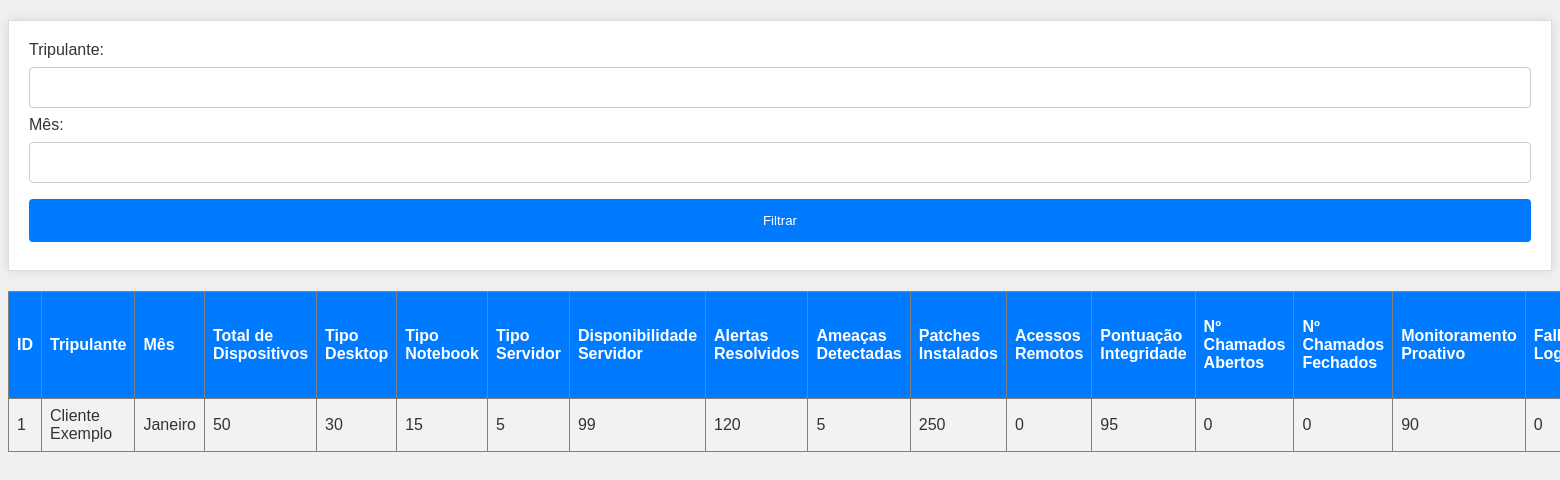
/dados_dash/consulta.php, run on the app's committed database.
### tables this page shows
CREATE TABLE IF NOT EXISTS `tabela_dados_tsi` (
  `id` INT AUTO_INCREMENT PRIMARY KEY,
  `tripulante` VARCHAR(255) NOT NULL COMMENT 'Nome do cliente',
  `mes` VARCHAR(20) NOT NULL COMMENT 'Mês do relatório',
  `ano` INT NOT NULL COMMENT 'Ano do relatório',

   
  `pontuacao_integridade` INT DEFAULT 0 COMMENT 'Pontuação de integridade (0-100)',
  `monitoramento_proativo` INT DEFAULT 0 COMMENT 'Score de monitoramento proativo',
  `disponibilidade_servidor` INT DEFAULT 0 COMMENT 'Disponibilidade do servidor (%)',
  `falha_logon` INT DEFAULT 0 COMMENT 'Número de falhas de logon',

   
  `cobertura_antivirus` INT DEFAULT 0 COMMENT 'Cobertura de antivírus (%)',
  `cobertura_atualizacao_patches` INT DEFAULT 0 COMMENT 'Cobertura de patches (%)',
  `cobertura_web_protection` INT DEFAULT 0 COMMENT 'Cobertura web protection (%)',

   
  `total_dispositivos` INT DEFAULT 0 COMMENT 'Total de dispositivos monitorados',
  `tipo_desktop` INT DEFAULT 0 COMMENT 'Número de desktops',
  `tipo_notebook` INT DEFAULT 0 COMMENT 'Número de notebooks',
  `tipo_servidor` INT DEFAULT 0 COMMENT 'Número de servidores',

   
  `alertas_resolvidos` INT DEFAULT 0 COMMENT 'Número de alertas resolvidos',
  `ameacas_detectadas` INT DEFAULT 0 COMMENT 'Número de ameaças detectadas',
  `patches_instalados` INT DEFAULT 0 COMMENT 'Número de patches instalados',
  `acessos_remotos` INT DEFAULT 0 COMMENT 'Número de acessos remotos',

   
  `web_protection_filtradas_bloqueadas` INT DEFAULT 0 COMMENT 'Páginas filtradas/bloqueadas',
  `web_protection_mal_intencionadas_bloqueadas` INT DEFAULT 0 COMMENT 'Páginas mal-intencionadas bloqueadas',

   
  `bkp_completo` INT DEFAULT 0 COMMENT 'Backups completos',
  `bkp_com_erro` INT DEFAULT 0 COMMENT 'Backups com erro',
  `bkp_com_falha` INT DEFAULT 0 COMMENT 'Backups com falha',

   
  `num_chamados_abertos` INT DEFAULT 0 COMMENT 'Número de chamados abertos',
  `num_chamados_fechados` INT DEFAULT 0 COMMENT 'Número de chamados fechados',

   
  `status` VARCHAR(20) DEFAULT 'ativo' COMMENT 'Status: ativo ou arquivado',
  `created_at` TIMESTAMP DEFAULT CURRENT_TIMESTAMP,
  `updated_at` TIMESTAMP DEFAULT CURRENT_TIMESTAMP ON UPDATE CURRENT_TIMESTAMP,

   
  INDEX idx_tripulante (`tripulante`),
  INDEX idx_ano_mes (`ano`, `mes`),
  INDEX idx_status (`status`),
  INDEX idx_created_at (`created_at`),
  UNIQUE KEY unique_registro (`tripulante`, `mes`, `ano`)
);

### dados_dash/consulta.php (the view, shortened to what this page needs)
<?php
$servidor = "localhost";
$usuario = "somaxi";
$senha = "S0m4x1@193";
$banco_de_dados = "dados_tripulantes_tsi";
$conn = new mysqli($servidor, $usuario, $senha, $banco_de_dados);
echo "<form method='GET' action=''>";
echo "Tripulante: <input type='text' name='filtro_tripulante'>";
echo "Mês: <input type='text' name='filtro_mes'>";
echo "<input type='submit' value='Filtrar'>";
echo "</form>";
$sql = "SELECT * FROM tabela_dados_tsi WHERE 1=1";
$resultado = $conn->query($sql);
if ($resultado->num_rows > 0) {
    echo "<table border='1'>";
    echo "<tr>
            <th>ID</th>
            <th>Tripulante</th>
            <th>Mês</th>
            <th>Total de Dispositivos</th>
            <th>Tipo Desktop</th>
            <th>Tipo Notebook</th>
            <th>Tipo Servidor</th>
            <th>Disponibilidade Servidor</th>
            <th>Alertas Resolvidos</th>
            <th>Ameaças Detectadas</th>
            <th>Patches Instalados</th>
            <th>Acessos Remotos</th>
            <th>Pontuação Integridade</th>
            <th>Nº Chamados Abertos</th>
            <th>Nº Chamados Fechados</th>
            <th>Monitoramento Proativo</th>
            <th>Falha Logon</th>
            <th>Cobertura Antivirus</th>
            <th>Cobertura Atualização Patches</th>
            <th>Cobertura Web Protection</th>
            <th>Web Protection Filtradas Bloqueadas</th>
            <th>Web Protection Mal Intencionadas Bloqueadas</th>
            <th>Backup Completo</th>
            <th>Backup com Erro</th>
            <th>Backup com Falha</th>
            <th>Ações</th>
          </tr>";
    while($row = $resultado->fetch_assoc()) {
        echo "<tr>";
        echo "<td>".$row['id']."</td>";
        echo "<td>".$row['tripulante']."</td>";
        echo "<td>".$row['mes']."</td>";
        echo "<td>".$row['total_dispositivos']."</td>";
        echo "<td>".$row['tipo_desktop']."</td>";
        echo "<td>".$row['tipo_notebook']."</td>";
        echo "<td>".$row['tipo_servidor']."</td>";
        echo "<td>".$row['disponibilidade_servidor']."</td>";
        echo "<td>".$row['alertas_resolvidos']."</td>";
        echo "<td>".$row['ameacas_detectadas']."</td>";
        echo "<td>".$row['patches_instalados']."</td>";
        echo "<td>".$row['acessos_remotos']."</td>";
        echo "<td>".$row['pontuacao_integridade']."</td>";
        echo "<td>".$row['num_chamados_abertos']."</td>";
        echo "<td>".$row['num_chamados_fechados']."</td>";
        echo "<td>".$row['monitoramento_proativo']."</td>";
        echo "<td>".$row['falha_logon']."</td>";
        echo "</tr>";
    }
    echo "</table>";
} else {
    echo "0 registros encontrados.";
}
?>

### dados_dash/consulta.php (style rules this page uses)
table { border-collapse: collapse; width: 100%; margin-top: 20px; }
th, td { text-align: left; padding: 8px; }
tr:nth-child(even) { background-color: #f2f2f2; }
th { background-color: #007bff; color: white; }
form { background-color: #ffffff; padding: 20px; margin-top: 20px; border: 1px solid #ddd; box-shadow: 0px 0px 10px 0px rgba(0,0,0,0.1); }
input[type=text], input[type=number], select { width: 100%; padding: 12px 20px; margin: 8px 0; display: inline-block; border: 1px solid #ccc; border-radius: 4px; box-sizing: border-box; }
input[type=submit] { width: 100%; background-color: #007bff; color: white; padding: 14px 20px; margin: 8px 0; border: none; border-radius: 4px; cursor: pointer; }

### data on the page
tabela_dados_tsi: id "1", tripulante "Cliente Exemplo", mes "Janeiro", total_dispositivos "50", tipo_desktop "30", tipo_notebook "15", tipo_servidor "5", disponibilidade_servidor "99", alertas_resolvidos "120", ameacas_detectadas "5", patches_instalados "250", acessos_remotos "0", pontuacao_integridade "95", num_chamados_abertos "0", num_chamados_fechados "0", monitoramento_proativo "90", falha_logon "0"
